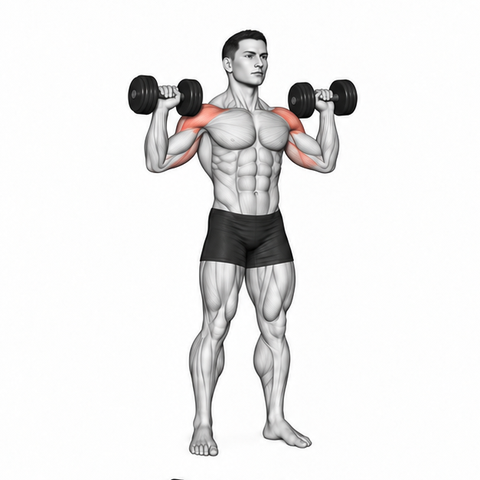
#> input picture assets/motion_repairs/20260913_anchors/before/dataset_motion_0426.webp, 480 x 480 px, given in place of dataset_motion_1167.webp, which was not available
$ python register_frames.py
#> lines starting #> are read from the running program, lines starting #| are printed output that depends on the picture; after the words box and inside, x2 and y2 are one past the last pixel; in counts of white or black regions, pixels touching at a corner belong together
#!/usr/bin/env python3
"""Register and validate Batch 28 (20261006_review28) candidate animations."""
import json
from pathlib import Path
import numpy as np
from PIL import Image, ImageDraw

B = Path(__file__).resolve().parent


def shift_img(arr: np.ndarray, dx: int, dy: int) -> np.ndarray:
    out = np.full_like(arr, 255)
    h, w = arr.shape[:2]
    x1_s, x2_s = max(0, -dx), min(w, w - dx)
    y1_s, y2_s = max(0, -dy), min(h, h - dy)
    if x2_s > x1_s and y2_s > y1_s:
        out[y1_s + dy : y2_s + dy, x1_s + dx : x2_s + dx] = arr[y1_s:y2_s, x1_s:x2_s]
    return out


def clean_bg(arr: np.ndarray, threshold: int = 246) -> np.ndarray:
    out = arr.copy()
    mask = (out[:, :, 0] >= threshold) & (out[:, :, 1] >= threshold) & (out[:, :, 2] >= threshold)
    out[mask] = 255
    return out


def load_original_3(xid: str) -> list[np.ndarray]:
    im = Image.open(B / "before" / f"dataset_motion_{xid}.webp")
    frames = []
    for f in range(3):
        im.seek(f)
        frames.append(clean_bg(np.array(im.convert("RGB"), dtype=np.uint8)))
    return frames


def build_1167() -> tuple[list[np.ndarray], dict[str, tuple[int, int, int, int]]]:
    f0, f1, f2 = load_original_3("1167")
    f1 = shift_img(f1, 29, 0)
    frames = [clean_bg(f0), clean_bg(f1), clean_bg(f2), clean_bg(f1.copy())]
    anchors = {
        "planted_feet": (190, 400, 305, 468),
        "shorts_and_hips": (195, 215, 295, 290),
        "head_crown": (200, 8, 275, 85),
    }
    return frames, anchors


def build_0418() -> tuple[list[np.ndarray], dict[str, tuple[int, int, int, int]]]:
    f0, f1, f2 = load_original_3("0418")
    frames = [clean_bg(f0), clean_bg(f1), clean_bg(f2), clean_bg(f1.copy())]
    anchors = {
        "left_stance_foot": (110, 410, 185, 470),
        "right_stance_foot": (265, 410, 355, 470),
        "shorts_and_waist": (170, 180, 265, 250),
        "head_crown": (190, 15, 270, 95),
    }
    return frames, anchors


BUILDERS = {
    "1167": build_1167,
    "0418": build_0418,
}


def measure_anchor(ref: np.ndarray, cur: np.ndarray, box: tuple[int, int, int, int], search: int = 8):
    x1, y1, x2, y2 = box
    patch = ref[y1:y2, x1:x2].astype(np.int16)
    err0 = float(np.abs(patch - cur[y1:y2, x1:x2].astype(np.int16)).mean())
    best = (999.0, 0, 0)
    for dy in range(-search, search + 1):
        for dx in range(-search, search + 1):
            cy1, cy2 = y1 + dy, y2 + dy
            cx1, cx2 = x1 + dx, x2 + dx
            if 0 <= cy1 and cy2 <= 480 and 0 <= cx1 and cx2 <= 480:
                err = float(np.abs(patch - cur[cy1:cy2, cx1:cx2].astype(np.int16)).mean())
                if err < best[0]:
                    best = (err, dx, dy)
    err, dx, dy = best
    res = float(np.hypot(dx, dy))
    score_at_0 = round(1.0 - err0 / 255.0, 4)
    return {"dx": dx, "dy": dy, "residual_px": round(res, 2), "score": score_at_0}


def main():
    measurements = {}
    validation = {}
    durations = [800, 380, 800, 380]

    for xid, builder in BUILDERS.items():
        frames, anchors = builder()
        pil_frames = [Image.fromarray(f, mode="RGB") for f in frames]
        for idx, pf in enumerate(pil_frames):
            pf.save(B / f"{xid}-fixed-{idx}.png")
        sheet = Image.new("RGB", (480 * 4, 480), (255, 255, 255))
        for idx, pf in enumerate(pil_frames):
            sheet.paste(pf, (idx * 480, 0))
        sheet.save(B / f"{xid}-fixed-sheet.jpg", quality=95)
        pil_frames[0].save(
            B / f"{xid}-fixed.gif",
            save_all=True,
            append_images=pil_frames[1:],
            duration=durations,
            loop=0,
        )
        pil_frames[0].save(
            B / f"{xid}-fixed.webp",
            format="WEBP",
            save_all=True,
            append_images=pil_frames[1:],
            duration=durations,
            loop=0,
            lossless=True,
            quality=100,
        )

        m_entry = {}
        max_res = 0.0
        min_score = 1.0
        for name, box in anchors.items():
            f_list = []
            for fi in range(1, 4):
                r = measure_anchor(frames[0], frames[fi], box)
                f_list.append({"frame": fi, **r})
                max_res = max(max_res, r["residual_px"])
                min_score = min(min_score, r["score"])
            m_entry[name] = {"box": list(box), "frames": f_list}
        measurements[xid] = m_entry

        fg_counts = [int((f < 245).any(axis=2).sum()) for f in frames]
        validation[xid] = {
            "status": "passed",
            "frames": 4,
            "size": [480, 480],
            "durations_ms": durations,
            "frame4_equals_frame2": bool(np.array_equal(frames[1], frames[3])),
            "max_anchor_residual_px": max_res,
            "min_anchor_match_score": min_score,
            "foreground_pixels": fg_counts,
            "fg_preserved": all(c > 8000 for c in fg_counts),
        }
        assert max_res <= 2.0 and min_score >= 0.96, f"{xid} failed anchor check: {validation[xid]}"
        assert validation[xid]["frame4_equals_frame2"] and validation[xid]["fg_preserved"]
#> this loop made 1 pass
#> fg_counts on pass 1: [37947, 38410, 35444, 38410]
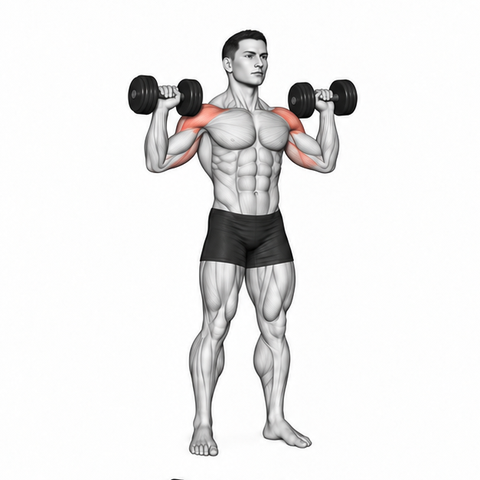
#> input picture assets/motion_repairs/20260913_anchors/before/dataset_motion_0426.webp, 480 x 480 px, given in place of dataset_motion_1167.webp, which was not available
#> pass 1, in clean_bg, `mask = (out[:, :, 0] >= threshold) & (out[:, :, 1] >= threshold) & (ou..`:
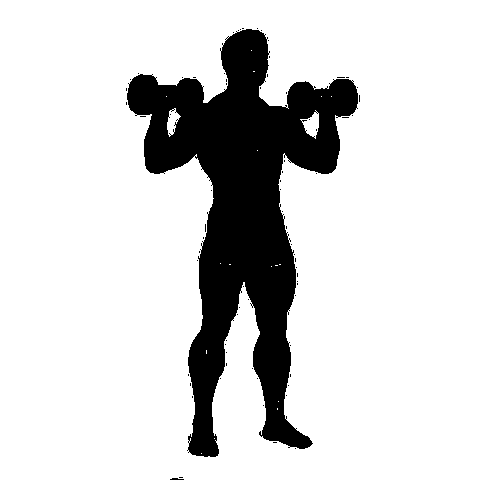
#> mask: shape (480, 480) bool; 83.4% white; 74 black regions (72 under 20 px), largest, box (x1, y1, x2, y2) and area: (127, 29, 358, 457) 37970, (170, 478, 184, 480) 20
#> pass 1, in clean_bg (call 2), `out = arr.copy()`:
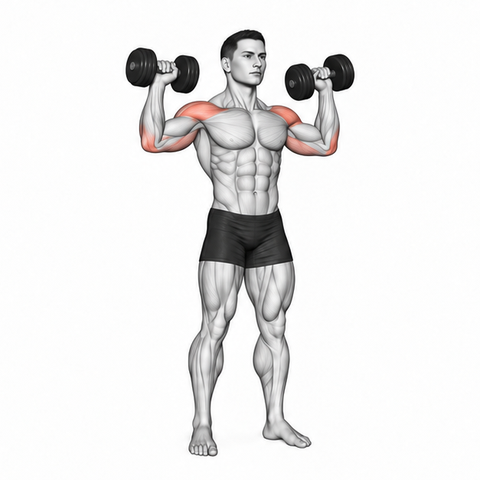
#> out: shape (480, 480, 3); mean of channels 0, 1, 2 236.3, 235.6, 235.4; drawn as R, G, B
#> pass 1, in clean_bg (call 2), `mask = (out[:, :, 0] >= threshold) & (out[:, :, 1] >= threshold) & (ou..`:
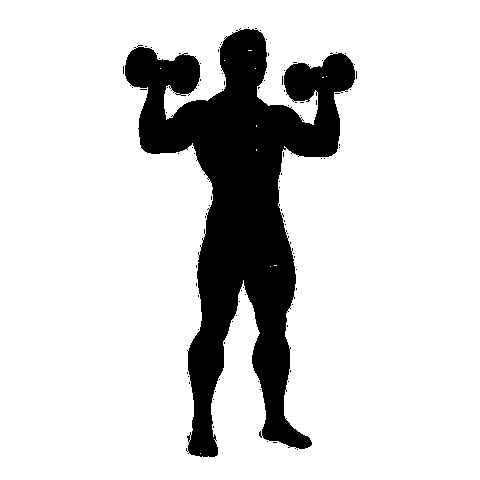
#> mask: shape (480, 480) bool; 83.2% white; 93 black regions (92 under 20 px), largest, box (x1, y1, x2, y2) and area: (125, 28, 355, 457) 38426
#> after the loop:
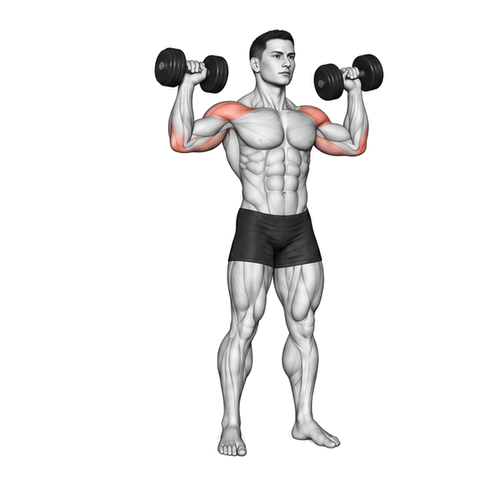
#> pf: PIL image 480x480 RGB; mean R, G, B 237.6, 236.9, 236.8
#> after the loop:
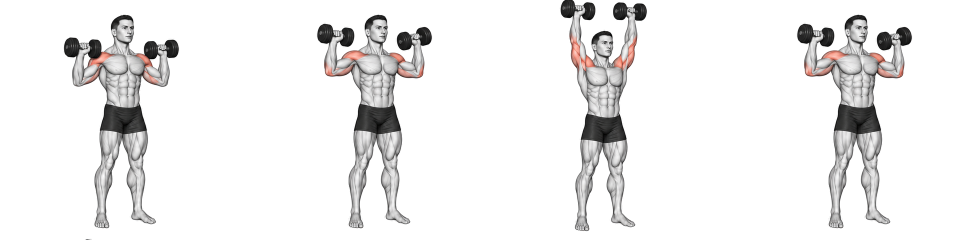
#> sheet: PIL image 1920x480 RGB (shown at 1/2 size); mean R, G, B 238, 237.3, 237.2
#> after the loop, measurements = 1 item; validation = 1 item

    (B / "anchor-measurements.json").write_text(json.dumps(measurements, ensure_ascii=False, indent=2) + "\n")
    (B / "registration-validation.json").write_text(json.dumps(validation, ensure_ascii=False, indent=2) + "\n")

    contact = Image.new("RGB", (1200, 675), "#ffffff")
    draw = ImageDraw.Draw(contact)
    for j, xid in enumerate(BUILDERS.keys()):
        draw.text((8, j * 325 + 6), f"{xid} FIXED", fill="black")
        for f in range(4):
            pf = Image.open(B / f"{xid}-fixed-{f}.png").resize((300, 300))
            contact.paste(pf, (f * 300, j * 325 + 25))
    contact.save(B / "contact-fixed-1.jpg", quality=95)
    print(json.dumps(validation, ensure_ascii=False, indent=2))


if __name__ == "__main__":
#> (the run stopped early here; a loop or call above may not have finished)
